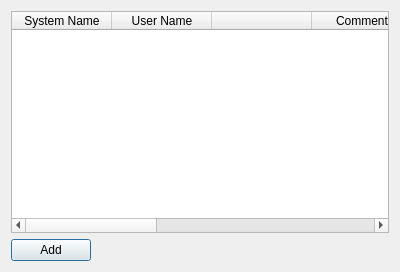
<?xml version="1.0" encoding="UTF-8"?>
<ui version="4.0">
 <class>RouteWidget</class>
 <widget class="QDialog" name="RouteWidget">
  <property name="geometry">
   <rect>
    <x>0</x>
    <y>0</y>
    <width>400</width>
    <height>272</height>
   </rect>
  </property>
  <property name="windowTitle">
   <string>Dialog</string>
  </property>
  <layout class="QGridLayout" name="gridLayout">
   <item row="1" column="0">
    <widget class="QPushButton" name="btnAdd">
     <property name="maximumSize">
      <size>
       <width>80</width>
       <height>16777215</height>
      </size>
     </property>
     <property name="text">
      <string>Add</string>
     </property>
    </widget>
   </item>
   <item row="1" column="1">
    <widget class="QLabel" name="label">
     <property name="text">
      <string/>
     </property>
    </widget>
   </item>
   <item row="0" column="0" colspan="2">
    <widget class="QTableWidget" name="tableWidget">
     <column>
      <property name="text">
       <string>System Name</string>
      </property>
     </column>
     <column>
      <property name="text">
       <string>User Name</string>
      </property>
     </column>
     <column>
      <property name="text">
       <string> </string>
      </property>
     </column>
     <column>
      <property name="text">
       <string>Comment</string>
      </property>
     </column>
     <column>
      <property name="text">
       <string> </string>
      </property>
     </column>
     <column>
      <property name="text">
       <string>Enabled</string>
      </property>
     </column>
     <column>
      <property name="text">
       <string>Locked</string>
      </property>
     </column>
     <column>
      <property name="text">
       <string/>
      </property>
     </column>
    </widget>
   </item>
  </layout>
 </widget>
 <resources/>
 <connections/>
</ui>
